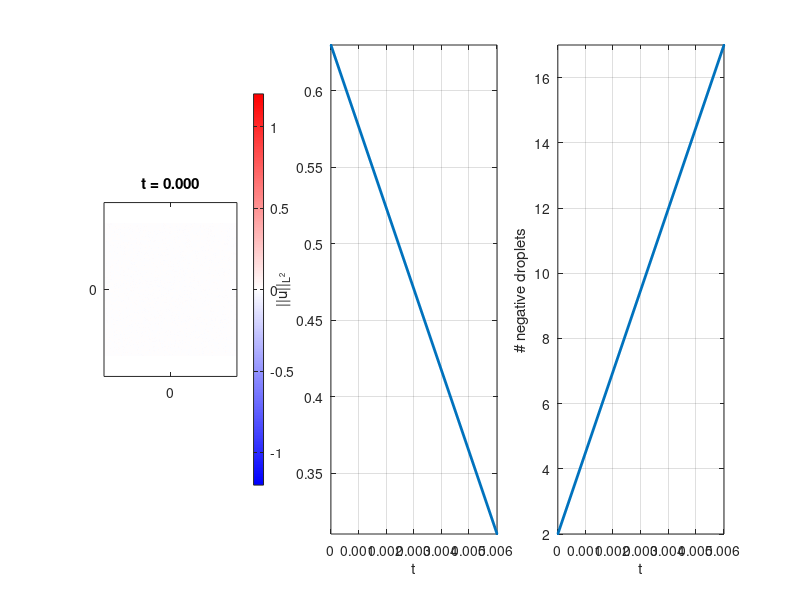

This figure's MATLAB source: (Note: this script raises an error after producing the figure.)
function cahn_hilliard_2D()
    clc; clear; close all;
    image = "count_droplets"; % "count_droplets" or "count_minmax"
    
    %% Parameters
    function mu = mu(t)
        mu = 3;
    end
    
    t0 = 0.0;
    T  = 5.0;
    
    scale=20;
    Lx = scale*pi;
    Ly = scale*pi;
    
    Nx = 2^8;
    Ny = 2^8;
    
    dx = Lx/Nx;
    dy = Ly/Ny;
    
    movie_dt = 0.05;
    
    %% Initial condition

    % random
    sigma = 0.01;
    u0 = sigma*randn(Nx,Ny);
    u_hat = fft2(u0);

    % gaussian
    % u0 = exp(-(X.^2 + Y.^2)/sigma);
    % u_hat = fft2(u0);
    
    %% discretization
    % spatial discretization
    x = (-Nx/2:Nx/2-1)*dx;
    y = (-Ny/2:Ny/2-1)*dy;
    
    [X,Y] = ndgrid(x,y);
    
    % time discretization
    dt = 0.1 * min(dx,dy)^2;
    t = t0:dt:T;
    
    %% Fourier wavenumbers
    
    kx = 2*pi * [0:Nx/2-1 -Nx/2:-1] / Lx;
    ky = 2*pi * [0:Ny/2-1 -Ny/2:-1] / Ly;
    
    [KX,KY] = ndgrid(kx,ky);
    
    Laplacian_k = -(KX.^2 + KY.^2);

    %% 2/3 dealiasing mask

    kx_max = max(abs(kx));
    ky_max = max(abs(ky));
    
    dealias_mask = (abs(KX) <= (2/3)*kx_max) & (abs(KY) <= (2/3)*ky_max);
    
    %% Plot setup
    figure('Position',[100 100 1800 600])
    %% first plot: solution
    subplot(1,3,1)
    
    u_phys = real(ifft2(u_hat));
    
    im = imagesc(x,y,u_phys');
    axis equal tight
    set(gca,'YDir','normal')
    
    colormap(seismic_colormap())
    caxis([-1.2 1.2])
    colorbar
    
    title(sprintf('t = %.3f',t(1)))
    xticks([-scale*pi 0 scale*pi])
    xticklabels({['-' num2str(scale,'%.0f')] ,'0', [num2str(scale,'%.0f') '\pi']})
    yticks([-scale*pi 0 scale*pi])
    yticklabels({['-' num2str(scale,'%.0f')] ,'0', [num2str(scale,'%.0f') '\pi']})

    %% second plot: L2 norm
    subplot(1,3,2)
    
    t_hist = t(1);
    l2_hist = l2_norm_periodic(u_hat,Lx,Ly);
    
    hline = plot(t_hist,l2_hist,'LineWidth',2);
    
    xlabel('t')
    ylabel('||u||_{L^2}')
    grid on
    
    %% third plot: defects
    subplot(1,3,3)

    if image == "count_droplets"
        BW = u_phys < 0;
        BW = bwareaopen(BW,20);
        CC = bwconncomp(BW,8);
        defect_hist = CC.NumObjects;

        dline = plot(t_hist, defect_hist, 'LineWidth',2);
        
        xlabel('t')
        ylabel('# negative droplets')
    elseif image == "count_minmax"
        mx = imregionalmax(u_phys) & (u_phys > 0.5);
        mn = imregionalmin(u_phys) & (u_phys < -0.5);
    
        nmax = nnz(mx);
        nmin = nnz(mn);
    
        defect_max_hist = nmax;
        defect_min_hist = nmin;
        
        dlinemax = plot(t_hist, defect_max_hist, 'LineWidth',2, 'DisplayName', '# maxima');
        hold on;
        dlinemax = plot(t_hist, defect_min_hist, 'LineWidth',2, 'DisplayName', '# minima');
        
        xlabel('t')
    end

    grid on
    
    drawnow
    
    %% GIF setup
    save_gif = true;
    gif_filename = ['cahn_hilliard_2D_muIC=' num2str(mu(0),'%.2f') '.gif'];
    
    frame_count = 1;
    
    next_movie_time = t0;
    
    %% Time loop
    for n = 1:length(t)-1
        lambda = -Laplacian_k.^2 - mu(t(n))*Laplacian_k;

        u_phys = real(ifft2(u_hat));
        u3_hat = fft2(u_phys.^3);
        N_hat = Laplacian_k .* dealias_mask .* u3_hat;
    
        % explicit nonlinear, semi-explicit linear
        u_hat = ((1 + 0.5*dt*lambda).*u_hat + dt*N_hat) ...
                ./ (1 - 0.5*dt*lambda);
        u_hat = dealias_mask .* u_hat;
        u_phys = real(ifft2(u_hat));

        t_hist(end+1) = t(n+1);
        l2_hist(end+1) = l2_norm_periodic(u_hat,Lx,Ly);
        
        % count defect proxy
        if image == "count_droplets"  
            BW = u_phys < 0;
            BW = bwareaopen(BW,20);
            CC = bwconncomp(BW,8);
            defect_hist(end+1) = CC.NumObjects;

        elseif image == "count_minmax"
            mx = imregionalmax(u_phys) & (u_phys > 0.5);
            mn = imregionalmin(u_phys) & (u_phys < -0.5);
        
            nmax = nnz(mx);
            nmin = nnz(mn);
        
            defect_max_hist(end+1) = nmax;
            defect_min_hist(end+1) = nmin;
        end

        if (t(n+1) >= next_movie_time) || (n+1 == length(t))
    
            next_movie_time = next_movie_time + movie_dt;
            u_phys = real(ifft2(u_hat));
    
            set(im,'CData',u_phys')
            subplot(1,3,1)

            subplot(1,3,2)
            set(hline,'XData',t_hist,'YData',l2_hist)
            axis tight
            
            subplot(1,3,3)
            if image == "count_droplets"                
                set(dline,'XData',t_hist,'YData',defect_hist);

            elseif image == "count_minmax"
                set(dlinemax,'XData',t_hist,'YData',defect_max_hist);
                set(dlinemin,'XData',t_hist,'YData',defect_min_hist);
                
                xlabel('t')
            end
            axis tight
    
            drawnow
    
            if save_gif
                frame = getframe(gcf);
                img = frame2im(frame);
    
                [A,map] = rgb2ind(img,256);
                if frame_count == 1
                    imwrite(A,map,gif_filename,'gif','LoopCount',Inf,'DelayTime',0.05);
                else
                    imwrite(A,map,gif_filename,'gif','WriteMode','append','DelayTime',0.05);
                end
    
                frame_count = frame_count + 1;
    
            end
        end
    end
    disp(['GIF saved to: ', gif_filename])

end


%% L2 norm
function val = l2_norm_periodic(u_hat,Lx,Ly)
    [Nx,Ny] = size(u_hat);
    val = sqrt(Lx*Ly) * sqrt(sum(abs(u_hat(:)).^2)) /(Nx*Ny);
end
    
    
%% Seismic colormap    
function cmap = seismic_colormap()
    
    n = 256;
    
    r = [(0:n/2-1)/(n/2), ones(1,n/2)];
    g = [(0:n/2-1)/(n/2), (n/2-1:-1:0)/(n/2)];
    b = [ones(1,n/2), (n/2-1:-1:0)/(n/2)];
    
    cmap = [r(:),g(:),b(:)];

end
